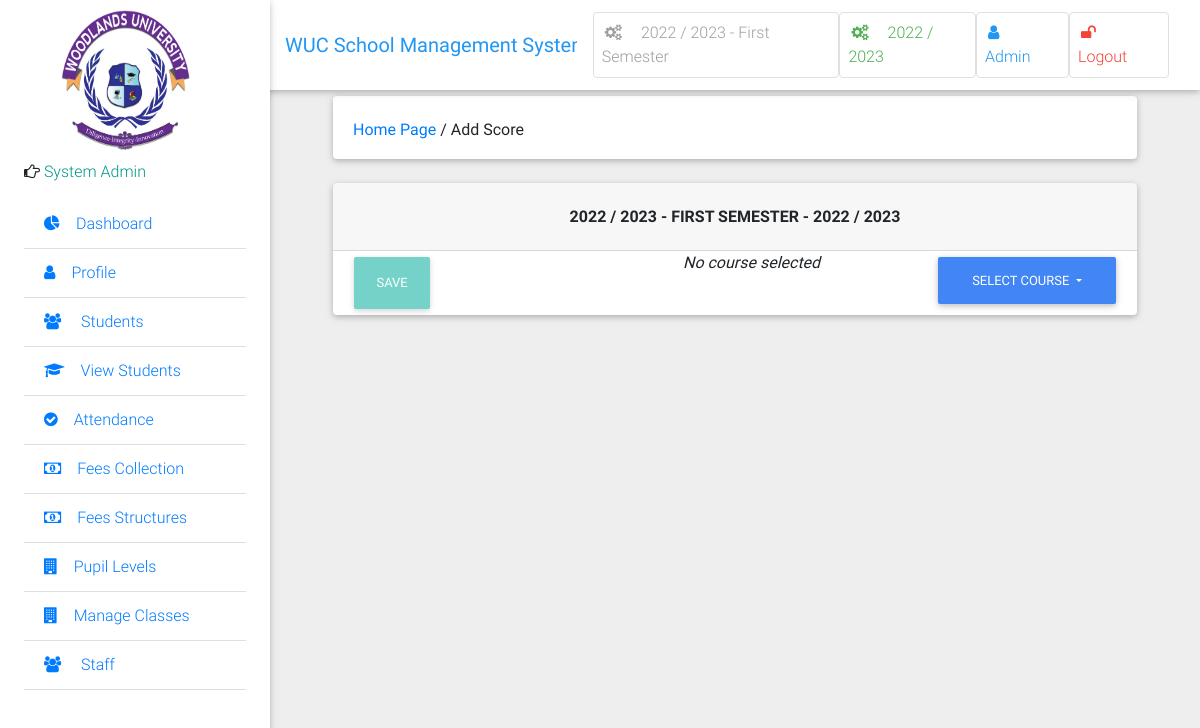
Screenshot of /score/ (signed in) with the database file from the repository.
### school/models.py (models this page shows, shortened)
class Semester(models.Model):
    semester = models.CharField(max_length=10, choices=SEMESTER, blank=True)
    is_current_semester = models.BooleanField(default=False, blank=True, null=True)
    session = models.ForeignKey(Session, on_delete=models.CASCADE, blank=True, null=True)
    next_semester_begins = models.DateField(null=True, blank=True)
    def __str__(self):
        return str(self.session) + ' - ' + str(self.semester)

class Session(models.Model):
    session = models.CharField(max_length=200, unique=True)
    is_current_session = models.BooleanField(default=False, blank=True, null=True)
    next_session_begins = models.DateField(blank=True, null=True)
    def __str__(self):
        return self.session

class User(AbstractUser):
    is_student = models.BooleanField(default=False)
    is_lecturer = models.BooleanField(default=False)
    is_librarian = models.BooleanField(default=False)
    is_parent = models.BooleanField(default=False)
    phone = models.CharField(max_length=60, blank=True, null=True)
    address = models.CharField(max_length=60, blank=True, null=True)
    picture = models.ImageField(upload_to="users/pictures/%Y/%m/%d'", blank=True, null=True)
    email = models.EmailField(blank=True, null=True)
    password_type = models.CharField('Password Type', default='Expirable', max_length=200, choices=PASSWORD_TYPES)
    days_for_password_expiry = models.ForeignKey(PasswordConfigurations, on_delete=models.CASCADE, null=True,
                                                 blank=True)
    last_password_reset_date = models.DateField('Reset On', auto_now=True)
    password_expiry_date = models.DateField(editable=False, null=True, blank=True)
    is_password_expired = models.BooleanField(default=False, )
    username_validator = ASCIIUsernameValidator()
    def get_full_name(self):
        full_name = self.username
        if self.first_name and self.last_name:
            full_name = self.first_name + " " + self.last_name
        return full_name
    def __str__(self):
        return self.get_full_name()

### school/views.py (the view)
# urls.py: path('score/', views.add_score, name='add_score'),
@login_required
@lecturer_required
def add_score(request):
    current_session = Session.objects.get(is_current_session=True)
    current_semester = get_object_or_404(Semester, is_current_semester=True, session=current_session)
    semester = Course.objects.filter(allocated_course__lecturer__pk=request.user.id, semester=current_semester)
    courses = Course.objects.filter(allocated_course__lecturer__pk=request.user.id).filter(semester=current_semester)
    context = {
        "courses": courses,
    }
    return render(request, 'administrator/add_score.html', context)

### school/context_processors.py (called while the page is built)
def session_processor(request):
	current_session = Session.objects.get(is_current_session=True)
	return {"current_session": current_session}

def semester_processor(request):
	current_semester = Semester.objects.get(is_current_semester=True)
	return {"current_semester": current_semester}

### school/templates/administrator/add_score.html (shortened to what this page needs)
{% extends 'school/base.html' %}
{% block side_bar %}
    {% include 'school/partial_active_element.html' with active='Add_Score' %}
{% endblock side_bar %}
{% block content %}
<div class="container-fluid mt-5">
    <div class="card mb-4 wow fadeIn">
        <div class="card-body d-sm-flex justify-content-between">
            <h6 class="mb-2 mb-sm-0 pt-1">
                <a href="/">Home Page</a>
                     <span>/</span>
                     <span>Add Score</span>
            </h6>
        </div>
    </div>
	<div class="card">
	<h6 class="card-header text-center font-weight-bold text-uppercase py-4">{{ current_semester }} Semester - {{ current_session }}</h6>
		<div class="container">
		  <div class="row">
		    <div class="col-md-5"><button type="button" class="btn btn-default w-25 p-3 disabled float-left">Save</button></div>
		    <div class="col-md-3"><i data-toggle="tooltip" title="click on the dropdown button to select a course">No course selected</i></div>
		    <div class="col-md-4">
		    	<div class="dropdown">
	    			<button class="btn btn-primary dropdown-toggle float-right" type="button" id="dropdownMenu3" 		data-toggle="dropdown"
		    			aria-haspopup="true" aria-expanded="false">
		    			Select Course
		    		</button>
				</div>
			</div>
		  </div>
		</div>
{% endblock %}

### school/templates/school/base.html (shortened to what this page needs)
{% load static %}
<!DOCTYPE html>
<html lang="en">
<head>
    <link rel="stylesheet" href="https://cdn.datatables.net/1.10.20/css/jquery.dataTables.min.css">
    <link rel="stylesheet" href="https://cdn.datatables.net/buttons/1.6.1/css/buttons.dataTables.min.css">
    <link rel="stylesheet" href="https://maxcdn.bootstrapcdn.com/font-awesome/4.7.0/css/font-awesome.min.css">
    <link href="{% static 'school/css/bootstrap.min.css' %}" rel="stylesheet">
    <link href="{% static 'school/css/mdb.min.css' %}" rel="stylesheet">
    <link href="{% static 'school/css/style.css' %}" rel="stylesheet">
    <link rel="stylesheet" type="text/css" href="https://cdn.datatables.net/1.10.20/css/jquery.dataTables.css">
{% include 'school/small-screen-navbar.html'%}
</head>
<body class="grey lighten-3">
<header>
    <nav class="navbar fixed-top navbar-expand-lg navbar-light white scrolling-navbar">
        <div class="container-fluid">
            <a class="navbar-brand waves-effect" href="/">
                <strong class="blue-text">WUC School Management System</strong>
            </a>
            <div class="collapse navbar-collapse" id="navbarSupportedContent">
                <ul class="navbar-nav nav-flex-icons">
                    <li class="nav-item">
                        <a href="{% if request.user.is_superuser %}{% url 'manage_semester' %}{% else %}#{% endif %}"
                           class="nav-link border border-light grey-text rounded waves-effect">
                            <i class="fa fa-cogs mr-3"></i>{{ current_semester }} Semester
                        </a>
                    </li>
                    <li class="nav-item">
                        <a href="{% if request.user.is_superuser %}{% url 'manage_session' %}{% else %}#{% endif %}"
                           class="nav-link border border-light green-text rounded waves-effect">
                            <i class="fa fa-cogs mr-3"></i>{{ current_session }}
                        </a>
                    </li>
                    <li class="nav-item">
                        <a href="{% url 'profile' %}"
                           class="nav-link border border-light rounded waves-effect blue-text">
                            <i class="fa fa-user mr-3"></i>{{ user|capfirst }}
                        </a>
                    </li>
                    <li class="nav-item">
                        <a href="/accounts/logout/" class="nav-link border border-light rounded waves-effect red-text">
                            <i class="fa fa-unlock mr-3"></i>Logout
                        </a>
                    </li>
                </ul>
            </div>
        </div>
    </nav>
    <div class="sidebar-fixed position-fixed">
        <img src="{% static 'img/logo.jpg' %}" id="icon" class="logo" style="margin-left: 30px; height: 160px;">
        {% if request.user.is_lecturer %}
            <p><i class="fa fa-hand-o-right" aria-hidden="true"></i>
                <span class="teal-text text-center"> Lecturer</span></p>
        {% elif request.user.is_student %}
            <p><i class="fa fa-hand-o-right" aria-hidden="true"></i>
                <span class="teal-text text-center"> Student</span></p>
        {% elif request.user.is_parent %}
            <p><i class="fa fa-hand-o-right" aria-hidden="true"></i>
                <span class="teal-text text-center"> Parent</span></p>
        {% elif request.user.is_librarian %}
            <p><i class="fa fa-hand-o-right" aria-hidden="true"></i>
                <span class="teal-text text-center"> Library</span></p>
        {% else %}
            <p><i class="fa fa-hand-o-right" aria-hidden="true"></i>
                <span class="teal-text text-center"> System Admin</span></p>
        {% endif %}
        <div class="dashboard">
            {% block side_bar %}{% endblock side_bar %}
        </div>
    </div>
</header>
<main class="pt-5 mx-lg-5">
    {% block content %} {% endblock %}
</main>
</body>
</html>

### school/static/school/css/style.css (style rules this page uses)
.sidebar-fixed { height: 100vh; width: 270px; -webkit-box-shadow: 0 2px 5px 0 rgba(0, 0, 0, 0.16), 0 2px 10px 0 rgba(0, 0, 0, 0.12); box-shadow: 0 2px 5px 0 rgba(0, 0, 0, 0.16), 0 2px 10px 0 rgba(0, 0, 0, 0.12); z-index: 1050; background-color: #fff; padding: 1.5rem; padding-top: 0; }
@media (min-width: 1200px) { .navbar, .page-footer, main { padding-left: 270px; } }
.logo { text-shadow: rgb(179, 179, 179) 0px 0px 0px, rgb(180, 180, 180) 1px 1px 0px, rgb(182, 182, 182) 2px 2px 0px, rgb(184, 184, 184) 3px 3px 0px, rgb(185, 185, 185) 4px 4px 0px, rgb(187, 187, 187) 5px 5px 0px, rgb(189, 189, 189) 6px 6px 0px, rgb(190, 190, 190) 7px 7px 0px, rgb(192, 192, 192) 8px 8px 0px, rgb(194, 194, 194) 9px 9px 0px, rgb(195, 195, 195) 10px 10px 0px, rgb(197, 197, 197) 11px 11px 0px, rgb(199, 199, 199) 12px 12px 0px, rgb(201, 201, 201) 13px 13px 0px, rgb(202, 202, 202) 14px 14px 0px, rgb(204, 204, 204) 15px 15px 0px, rgb(206, 206, 206) 16px 16px 0px, rgb(207, 207, 207) 17px 17px 0px, rgb(209, 209, 209) 18px 18px 0px, rgb(211, 211, 211) 19px 19px 0px, rgb(212, 212, 212) 20px 20px 0px, rgb(214, 214, 214) 21px 21px 0px, rgb(216, 216, 216) 22px 22px 0px, rgb(218, 218, 218) 23px 23px 0px, rgb(219, 219, 219) 24px 24px 0px, rgb(221, 221, 221) 25px 25px 0px, rgb(223, 223, 223) 26px 26px 0px, rgb(224, 224, 224) 27px 27px 0px, rgb(226, 226, 226) 28px 28px 0px, rgb(228, 228, 228) 29px 29px 0px, rgb(230, 230, 230) 30px 30px 0px, rgb(231, 231, 231) 31px 31px 0px, rgb(233, 233, 233) 32px 32px 0px, rgb(235, 235, 235) 33px 33px 0px, rgb(236, 236, 236) 34px 34px 0px, rgb(238, 238, 238) 35px 35px 0px, rgb(240, 240, 240) 36px 36px 0px, rgb(241, 241, 241) 37px 37px 0px, rgb(243, 243, 243) 38px 38px 0px, rgb(245, 245, 245) 39px 39px 0px, rgb(247, 247, 247) 40px 40px 0px, rgb(248, 248, 248) 41px 41px 0px, rgb(250, 250, 250) 42px 42px 0px, rgb(252, 252, 252) 43px 43px 0px, rgb(253, 253, 253) 44px 44px 0px; font-size: 40px; color: rgb(95, 89, 255); height: 120px; width: 136px; line-height: 136px; border-radius: ; text-align: center; background-color: rgb(255, 255, 255); }

### school/templates/school/base.html (style rules this page uses)
.dashboard { display: block; max-height: 500px; overflow-y: auto; -ms-overflow-style: -ms-autohiding-scrollbar; }

### rows the page displays
Semester: session+semester "2022 / 2023 - First", session+semester "2022 / 2023 - FIRST"
Session: session "2022 / 2023"
User: username+first_name "Admin"
